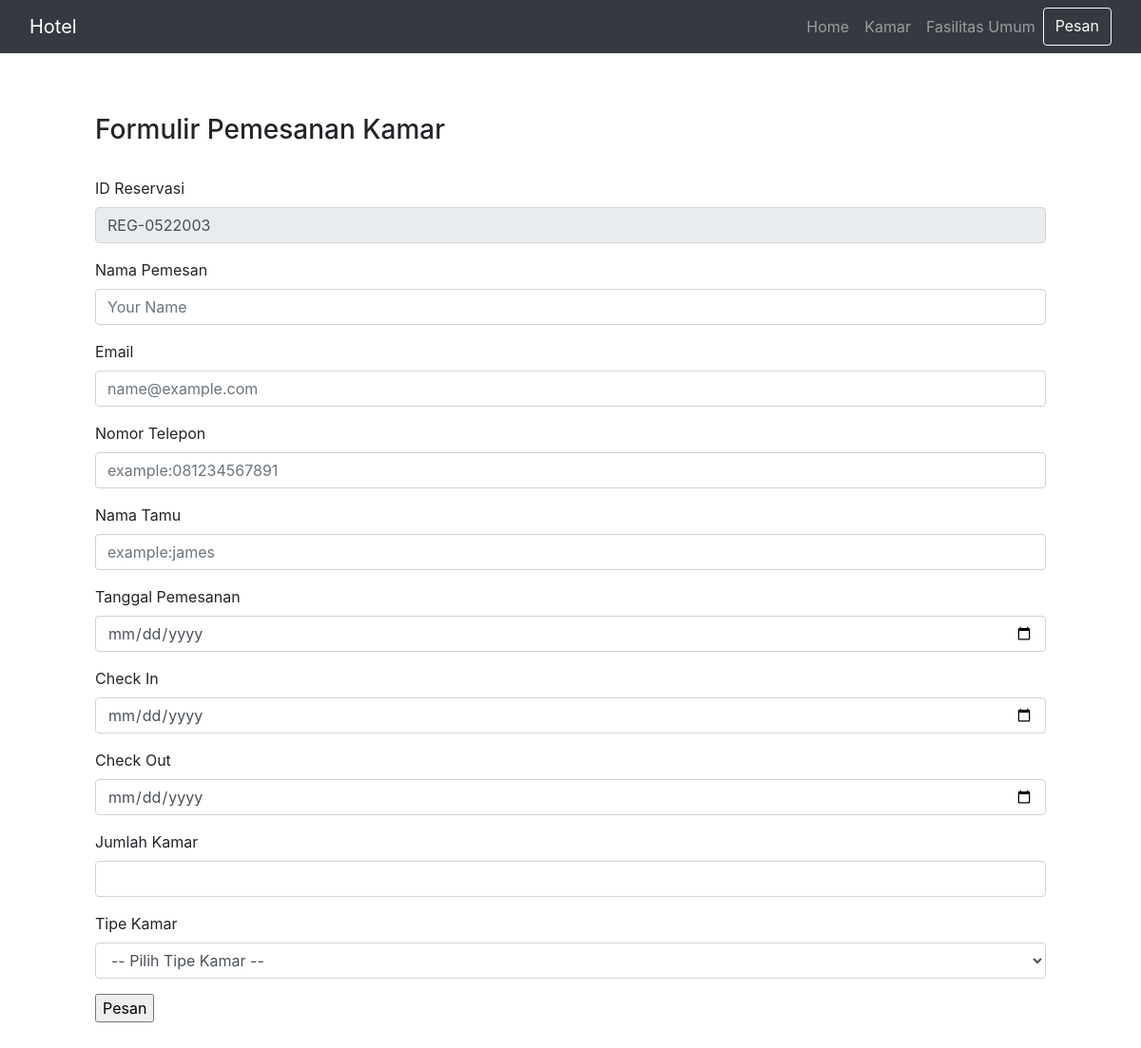
/pesan.php, run on an earlier commit of the app's database.
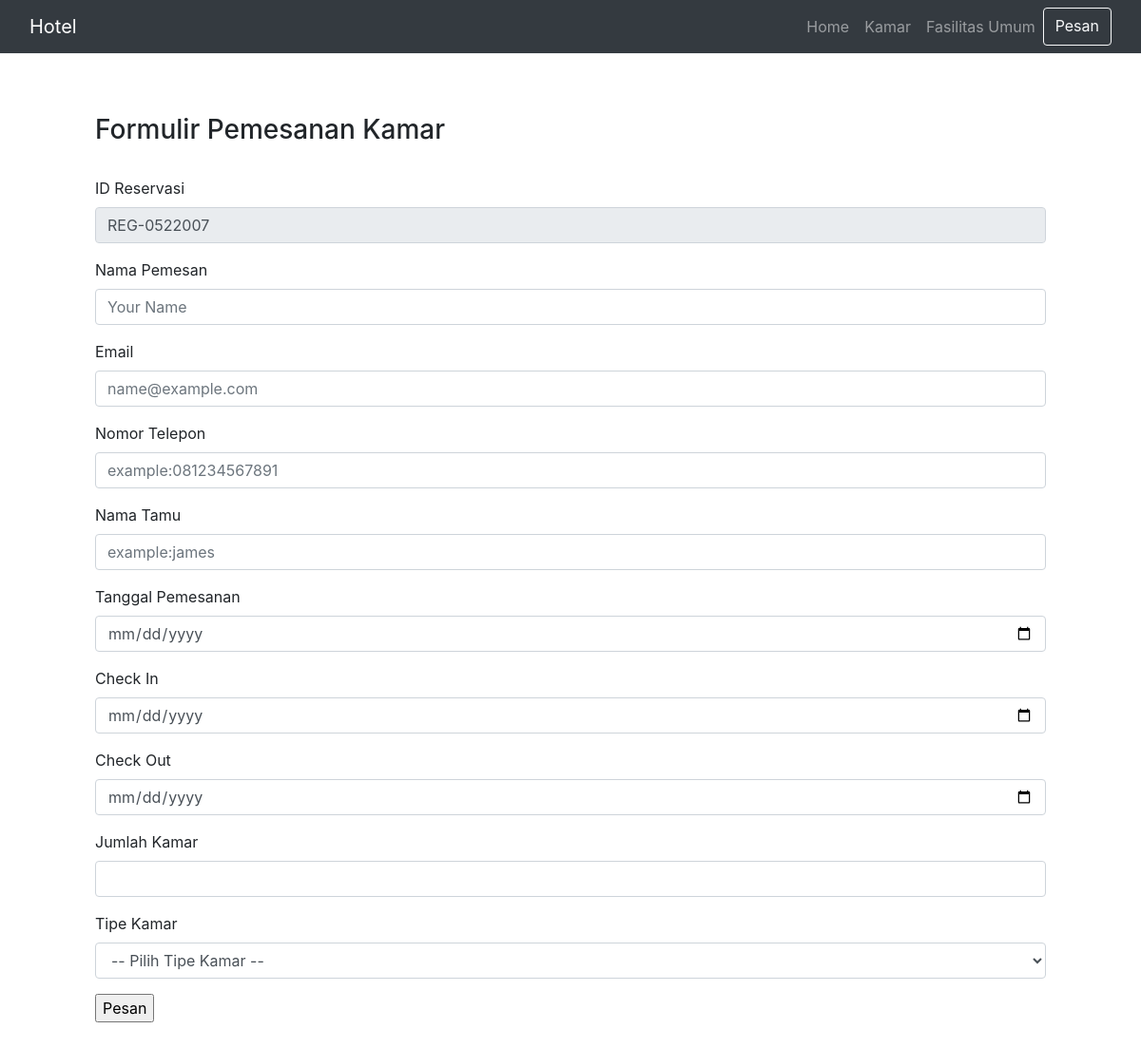
And on a later commit of the database.
### tables this page shows
CREATE TABLE `pelanggan` (
  `id` int(11) NOT NULL,
  `no_reg` varchar(50) NOT NULL,
  `nama_pemesan` varchar(50) NOT NULL,
  `email` varchar(50) NOT NULL,
  `hp` varchar(12) NOT NULL,
  `nama_tamu` varchar(50) NOT NULL,
  `tgl_pesan` datetime NOT NULL,
  `checkin` date NOT NULL,
  `checkout` date NOT NULL,
  `jml_kamar` int(2) NOT NULL,
  `status` enum('Sedang Diproses','Telah Diproses') NOT NULL,
  `id_kamar` int(11) NOT NULL
);

### pesan.php (the view, shortened to what this page needs)
<?php
$conn = new mysqli("localhost","root","","hotel-hebat");
$no = mysqli_query($conn, "select no_reg from pelanggan order by no_reg desc");
$no_reg = mysqli_fetch_array($no);
$kode = $no_reg['no_reg'];
$urut = substr($kode, 8, 3);
$tambah = (int) $urut + 1;
$bulan = date("m");
$tahun = date("y");
if(strlen($tambah) == 1){
  $format = "REG-".$bulan.$tahun."00".$tambah;
} else if(strlen($tambah) == 2){
  $format = "REG-".$bulan.$tahun."0".$tambah;
} else{
  $format = "REG-".$bulan.$tahun.$tambah;
}
 ?>
    <!DOCTYPE html>
<html lang="en">
    <head>
        <link href="./temp/vendor/bootstrap/css/bootstrap.min.css" rel="stylesheet">
        <link href="./temp/vendor/font-awesome/css/font-awesome.min.css" rel="stylesheet">
        <link href="./temp/vendor/animate/animate.min.css" rel="stylesheet">
        <link href="./temp/vendor/slick/slick.css" rel="stylesheet">
        <link href="./temp/vendor/tempusdominus/css/tempusdominus-bootstrap-4.min.css" rel="stylesheet" />
    </head>
    <body>
        <header id="header">
        <?php
  include './navbar.php'
  ?>
        </header>
    <br>
    <center><font size="1">HOTEL HEBAT</font></center>
    <br>
    <br>
    <br>
    <header>
        <h3 class="formulir" style="padding-left:100px"> Formulir Pemesanan Kamar</h3> <br>
    </header>
    <form action="proses.php" method="POST">
    <div style="padding-right:100px; padding-left:100px">
    <div class="form-group">
            <label for="no_reg">ID Reservasi</label>
            <input type="text" class="form-control" id="exampleFormControlInput1" name="no_reg" value="<?php echo $format; ?>" Readonly>
        </div>
        <div class="form-group">
            <label for="nama_pemesan">Nama Pemesan</label>
            <input type="text" class="form-control" id="exampleFormControlInput1" placeholder="Your Name" name="nama_pemesan">
        </div>
        <div class="form-group">
            <label for="email">Email</label>
            <input type="email" class="form-control" id="exampleFormControlInput1" placeholder="name@example.com" name="email">
        </div>
        <div class="form-group">
            <label for="hp">Nomor Telepon</label>
            <input type="text" class="form-control" id="exampleFormControlInput1" placeholder="example:081234567891" name="hp">
        </div>
        <div class="form-group">
            <label for="nama_tamu">Nama Tamu</label>
            <input type="text" class="form-control" id="exampleFormControlInput1" placeholder="example:james" name="nama_tamu">
        </div>
        <div class="form-group">
            <label for="tgl_pesan">Tanggal Pemesanan</label> <br>
            <input type="date" class="form-control" id="exampleFormControlInput1" name="tgl_pesan" >
        </div>
        <div class="form-group">
            <label for="checkin">Check In</label> <br>
            <input type="date" class="form-control" id="exampleFormControlInput1" name="checkin" >
        </div>
        <div class="form-group">
            <label for="checkout">Check Out</label> <br>
            <input type="date" class="form-control" id="exampleFormControlInput1" name="checkout" >
        </div>
        <div class="form-group">
            <label for="jml_kamar">Jumlah Kamar</label>
            <input type="number" class="form-control" id="exampleFormControlInput1" name="jml_kamar">
        </div>
        <div class="form-group">
        <label for="id_kamar">Tipe Kamar</label>
            <div class="form-line">
            <select name="id_kamar" class="form-control" >
            <option value="">-- Pilih Tipe Kamar  --</option>
            </select>
            </div>
        </div>
        <input type="submit" value="Pesan" name="Tambah" />
</div>
    </form>
    <br><br><br><br><br><br>
    </body>
</html>

What changed in the data, as far as the page shows it:
removed pelanggan: no_reg "REG-0522003"
added pelanggan: no_reg "REG-0522007"
